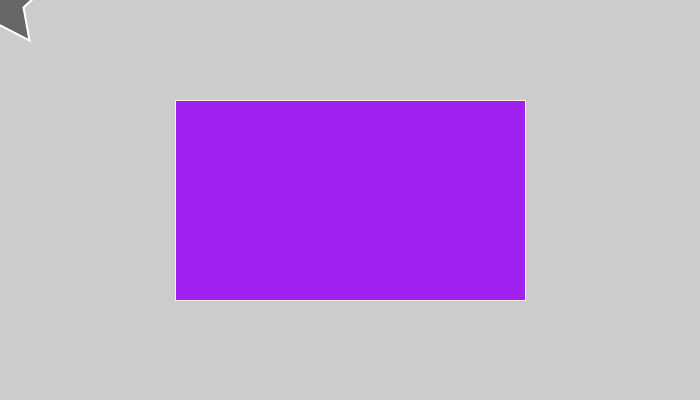
Frame 1 (no input)
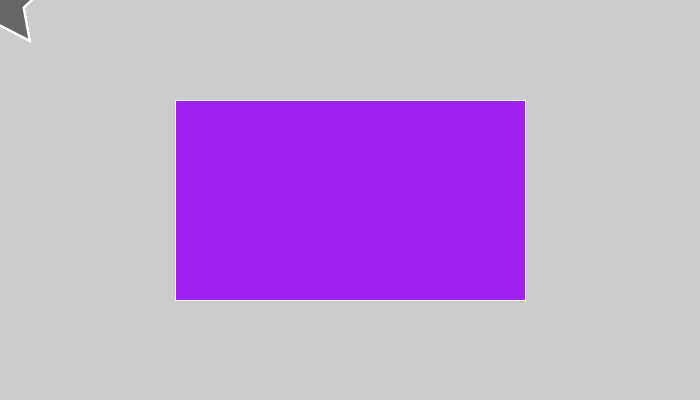
Frame 60 (the mouse pressed at the canvas centre just before this capture)
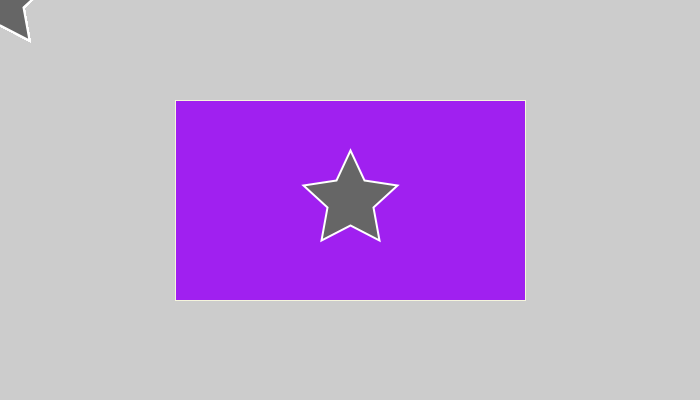
Frame 120 (the mouse held since frame 60 and released just before this capture)

The Processing sketch that drew these frames (run headless with seeded random() and noise(); from frame 60 on, the mouse is pressed at the canvas centre):

// Processing sketch: Assignment
// ── Assignment.pde
//Global Variables
int appWidth, appHeight;
float centerX, centerY, xStart, yStart, widthRect, heightRect;
color blackNightMode=#000000, yellow=#f5f5dc, purple=#A020F0, white=#FFFFFF; 
color yellowNightMode=#f5f5dc, purpleNightMode=#A020F0;//Hexidecimal
float thin, normal, thick;
Boolean grayScale=false, backgroundColour=false, nightMode=false;
//
void setup() {
  //Declaring Display Geometry: landscape, square, portrait
  size(700, 400); //Able to deploy with fullScreen();
  //fullScreen();
  appWidth = width;
  appHeight = height;
  //Concatenation: , or + (i.e space)
  println("\t\t\tWidth="+width, "\tHeight="+height);
  println("Display Monitor:", "\twidth:"+displayWidth, "\theight:"+displayHeight);
  //
  String ls="Landscape or Square", p="portrait", DO="Display Orientation", instruct="Bru, turn your phun";
  //
  if ( appWidth < appHeight ) { //Declaring Landscape & square
    println(instruct);
  } else {
    println("Display: Good to Go");
    if ( appWidth > displayWidth ) { //Fitting CANVAS into Monitor Display
      appWidth=0;
      appHeight=0;
      println("STOP, is broken");
    } else {
      //Empty ELSE
    }
  }
  //Population
  centerX = appWidth * 1/2;
  centerY = height * 1/2;
  xStart = centerX - ( appWidth * 1/4 );
  yStart  = centerY - ( height * 1/4 );
  widthRect = appWidth * 1/2;
  heightRect = height * 1/2;
  thin = appWidth / appWidth; //1
  normal = appWidth * 1/70;
  thick = appWidth * 1/35;
} //End setup
//
void draw() {
  // New Background Function "covers" old gray scale background()
  // Night Mode means background cannot have blue // change randome for night mode, hard code "0"
  if ( grayScale == true ) background(100); //Gray Scale (0-255) & Blue Issue for night mode
  //
  //Casting Reminder
  if ( backgroundColour == true ) background( color( random(0 , 255), random(0 , 255), random(0 , 255) ) ); // Colour without blue
  //
  strokeWeight( thin );
  if ( nightMode == true)
  {
    background( blackNightMode );
    stroke( yellowNightMode ); 
    fill( purpleNightMode ); 
  } else
  {
    stroke( yellow ); 
    fill( purple ); 
  }
  rect(xStart, yStart, widthRect, heightRect);
  fill( white ); //default reset
  stroke( blackNightMode ); //default reset
  strokeWeight(1); //default reset
  //
  translate(mouseX, mouseY);
  fill(102);
  stroke(255);
  strokeWeight(2);
  beginShape();
  vertex(0, -50);
  vertex(14, -20);
  vertex(47, -15);
  vertex(23, 7);
  vertex(29, 40);
  vertex(0, 25);
  vertex(-29, 40);
  vertex(-23, 7);
  vertex(-47, -15);
  vertex(-14, -20);
  endShape(CLOSE);

} //End draw
//
void keyPressed() {
  grayScale = false;
  backgroundColour = false;
  if ( key == 'G' || key == 'g' ) grayScale = true;
  if ( key == 'B' || key == 'b' ) backgroundColour = true;
} //End keyPressed
//
void mousePressed() {
} //End mousePressed
//
// End Main Program
